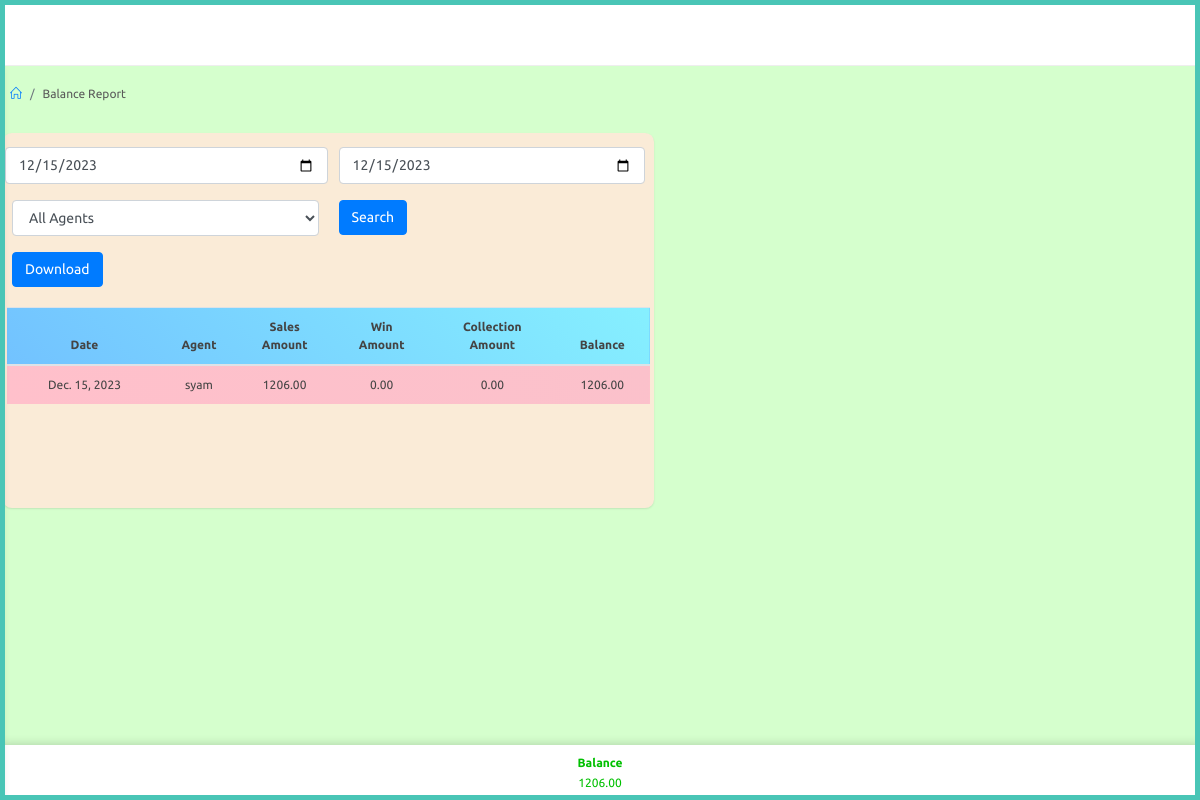
The app's page /adminapp/balance-report (signed in) with its own data.
### website/models.py (models this page shows)
class Agent(models.Model):
    user = models.OneToOneField(User,on_delete=models.CASCADE,related_name="agent")
    agent_name = models.CharField(max_length=100,null=True)
    phone_number = models.CharField(max_length=100,null=True)
    def __str__(self):
        return str(self.user)

class User(AbstractUser):
    is_agent = models.BooleanField("is agent", default=False)
    is_dealer = models.BooleanField("is dealer", default=False)

### adminapp/views.py (the view, shortened to what this page needs)
# urls.py: path('balance-report',views.balance_report,name="balance_report"),
@login_required
@admin_required
def balance_report(request):
    agents = Agent.objects.filter().all()
    collection = CollectionReport.objects.filter().all()
    ist = pytz_timezone('Asia/Kolkata')
    current_date = timezone.now().astimezone(ist).date()
    report_data = []
    total_balance = []
    for agent in agents:
        print(agent)
        agent_games = AgentGame.objects.filter(date=current_date, agent=agent)
        dealer_games = DealerGame.objects.filter(date=current_date, agent=agent)
        collection = CollectionReport.objects.filter(date=current_date, agent=agent)
        agent_winning = Winning.objects.filter(Q(agent=agent),date=current_date).aggregate(total_winning=Sum('total'))['total_winning'] or 0
        dealer_winning = Winning.objects.filter(Q(dealer__agent=agent),date=current_date).aggregate(total_winning=Sum('total_admin'))['total_winning'] or 0
        winning = agent_winning + dealer_winning
        print(winning)
        agent_total_d_amount = agent_games.aggregate(agent_total_d_amount=Sum('c_amount'))['agent_total_d_amount'] or 0
        dealer_total_d_amount = dealer_games.aggregate(dealer_total_d_amount=Sum('c_amount_admin'))['dealer_total_d_amount'] or 0
        from_agent = collection.filter(from_or_to='received').aggregate(collection_amount=Sum('amount'))['collection_amount'] or 0
        to_agent = collection.filter(from_or_to='paid').aggregate(collection_amount=Sum('amount'))['collection_amount'] or 0
        total_collection_amount = from_agent - to_agent
        print(total_collection_amount, "collection")
        total_d_amount = float(agent_total_d_amount + dealer_total_d_amount)
        win_amount = float(winning)
        print(total_d_amount)
        balance = float(total_d_amount)  - float(winning) - float(total_collection_amount)
        print(f"Agent: {agent}, Total D Amount: {total_d_amount}")
        print(balance)
        if total_d_amount:
            report_data.append({
                'date' : current_date,
                'agent': agent,
                'total_d_amount': total_d_amount,
                'from_or_to' : total_collection_amount,
                'balance' : balance,
                'win_amount' : win_amount
            })
            print(report_data)
    total_balance = sum(entry['balance'] for entry in report_data)
    print(total_balance)
    context = {
        'agents' : agents,
        'selected_agent' : 'all',
        'report_data': report_data,
        'total_balance' : total_balance
    }
    return render(request, 'adminapp/balance_report.html',context)

### templates/adminapp/balance_report.html (shortened to what this page needs)
{% extends 'adminapp/partials/base.html' %}
{% load static %}
{% block content %}
<div id="main-content">
    <div class="container-fluid">
        <div class="block-header">
            <div class="row  header">
                <div class="col-lg-12 col-md-12 col-sm-12">
                    <ul class="breadcrumb">
                        <li class="breadcrumb-item"><a href="{% url 'adminapp:index' %}"><i class="icon-home"></i></a></li>
                        <li class="breadcrumb-item">Balance Report</li>
                    </ul>
                </div>
            </div>
        </div>
        <div class="row clearfix" style="padding-bottom: 10px;padding-right: 2px;padding-left: 0px;">
            <form method="POST">
            <div class="col-lg-12 col-md-12 col-sm-12" style="padding-left: 3px;padding-right: 3px;padding-top: 10px;">
                <div class="card" style="padding-left: 0px;padding-right: 0px;background-color: antiquewhite;">
                    <div class="body">
                        <div class="col-lg-12" style="padding-top: 10px;">
                                <div class="body">
                                    <div class="row clearfix">
                                        <div class="col-md-6 col-6" style="padding-left: 3px;padding-right: 1px;">
                                            <div class="form-group">
                                                <input type="date" class="form-control" id="from-date" name="from-date">
                                            </div>
                                        </div>
                                        <div class="col-md-6 col-6">
                                            <div class="form-group">
                                                <input type="date" class="form-control" id="to-date" name="to-date">
                                            </div>
                                        </div>
                                        <div class="col-md-6 col-6">
                                            <div class="form-group">
                                                <select class="form-control show-tick ms select2" data-placeholder="Select"
                                                    name="select-agent" id="agent">
                                                    <option value="all">All Agents</option>
                                                </select>
                                            </div>
                                        </div>
                                    <div class="col-md-6 col-6">
                                        <div class="form-group">
                                                <button type="submit" class="btn btn-primary">Search</button>
                                            </div>
                                        </div>
                                        <div class="col-md-6 col-6">
                                            <div class="form-group">
                                                <button class="btn btn-primary" id="pdfButton" onclick="generateAndOpenPDF()" type="submit">Download</button>
                                            </div>
                                            </div>
                                    </div>
                                    </div>
                                 </div>
                                <div class="body">
                                    <div class="table-responsive">
                                        <table class="table m-b-0">
                                            <thead>
                                                <tr class="l-blue" style="text-align: center;">
                                                    <th class="th">Date</th>
                                                     <th class="th">Agent</th>
                                                     <th class="th">Sales<br>Amount</th>
                                                     <th class="th">Win<br>Amount</th>
                                                     <th class="th">Collection<br>Amount</th>
                                                     <th class="th">Balance</th>
                                                </tr>
                                            </thead>
                                            <tbody class="not-summary">
                                                {% for data in report_data %}
                                                <tr class="l-pink" style="text-align: center;">
                                                    <td class="td2">{{data.date}}</td>
                                                    <td class="td3">{{data.agent.user}}</td>
                                                    <td class="td2">{{data.total_d_amount|floatformat:2}}</td>
                                                    <td class="td2">{{data.win_amount|floatformat:2}}</td>
                                                    <td class="td3">{{data.from_or_to|floatformat:2}}</td>
                                                    <td class="td2">{{data.balance|floatformat:2}}</td>
                                                </tr>
                                                {% endfor %}
                                            </tbody>
                                        </table>
                                    </div>
                                    <div  style="padding-top: 50px;"></div>
                                    <div class="text-right" style="padding-top: 50px;">
                                    </div>
                                    </div>
                                </div>
                            </div>
                        </div>
                    </div>
        </div>
    </div>
</div>
<nav class="navbar-bottom"  id="btotal">
    <table>
        <thead>
            <tr>
                {% if total_balance|default:0|add:0 >= 0 %}
                <th class="th1" style="color: rgb(0, 192, 0);">Balance</th>
                {% else %}
                <th class="th1" style="color: red;">Balance</th>
                {% endif %}
            </tr>
        </thead>
        <tbody>
            <tr>
                {% if total_balance|default:0|add:0 >= 0 %}
                <td class="td1" style="color: rgb(0, 192, 0);">{{total_balance|floatformat:2}}</td>
                {% else %}
                <td class="td1" style="color: red;">{{total_balance|floatformat:2}}</td>
                {% endif %}
            </tr>
        </tbody>
    </table>
</nav>
{% endblock %}

### static/css/color_skins.css (style rules this page uses)
.theme-cyan:before, .theme-cyan:after { background: #49c5b6 }

### templates/adminapp/balance_report.html (style rules this page uses)
.navbar-bottom { position: fixed; bottom: 0; width: 100%; height: 55px; box-shadow: 0 0 10px rgba(0,0,0,0.2); background-color: #ffffff; overflow-x: auto; justify-content: space-evenly; display: flex; flex-direction: column; }
.th { text-align: center; }
.td2 { text-align: center; }
.td3 { text-align: center; }
.th1, .td1 { text-align: center; }

### records on screen
Agent: date "Dec. 15, 2023", agent.user "syam", total_d_amount "1206.00", win_amount "0.00", from_or_to "0.00", balance "1206.00"

### other values on screen
{{ total_balance|floatformat:2 }} "1206.00"
